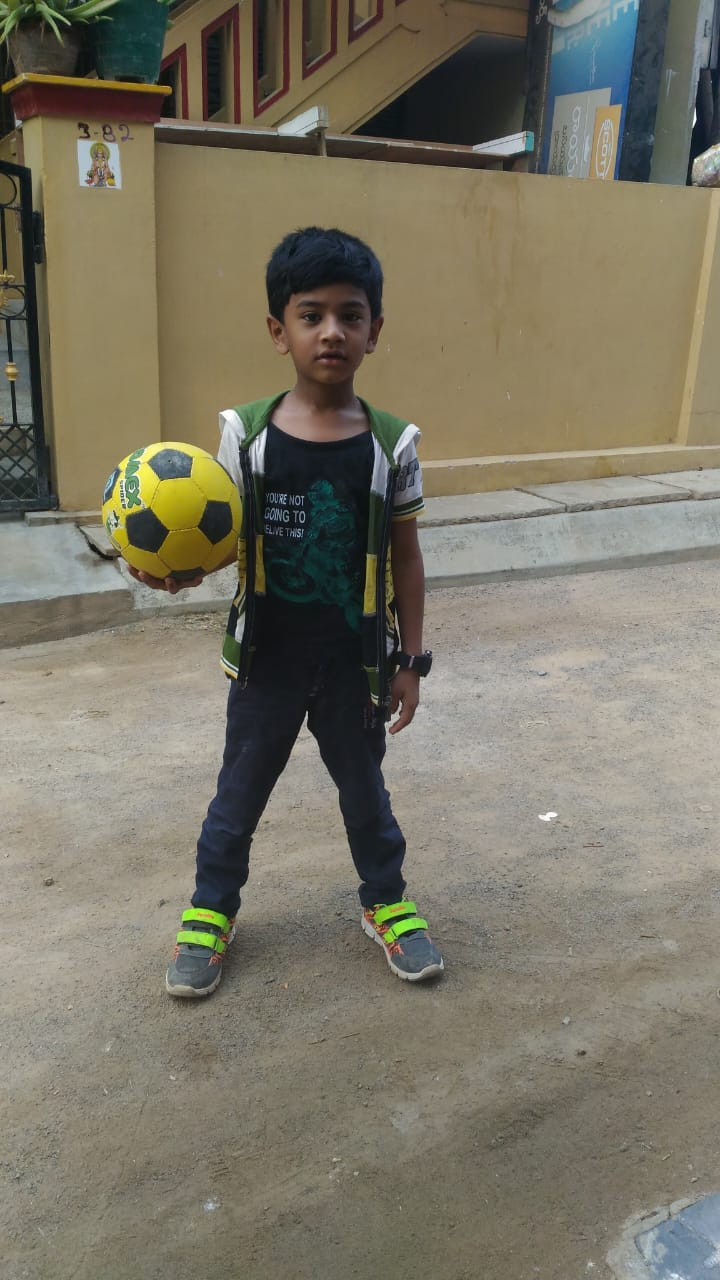
#> input picture 01_images_processing/images/01_tekkali.jpeg, 720 x 1280 px; its folder holds only this picture in this run
$ python -i 002_category_cutoff.py   (imports and definitions only)
#> lines starting #> are read from the running program, lines starting #| are printed output that depends on the picture
### 00_data_processing/Images2VideoGenerator.py
import os
from pathlib import Path
from moviepy import (
    ImageClip,
    AudioFileClip,
    CompositeVideoClip,
    concatenate_audioclips,
)

class Images2VideoGenerator:
    """
    A generic Object-Oriented utility class to compile sequential images into high-quality
    rendered informational videos featuring customized pan/zoom motion overlays.
    """
    def __init__(
        self,
        image_folder,
        audio_file=None,
        output_folder=None,
        video_width=1080,
        video_height=1920,
        video_duration=59,
        fps=30,
        zoom_percent=0.05
    ):
        self.image_folder = Path(image_folder)
        self.audio_file = audio_file

        # If output path isn't explicitly defined, replace "images" with "videos" in the directory tree
        if output_folder:
            self.output_folder = Path(output_folder)
        else:
            self.output_folder = Path(str(self.image_folder).replace("images", "videos"))

        self.video_width = video_width
        self.video_height = video_height
        self.video_duration = video_duration
        self.fps = fps
        self.zoom_percent = zoom_percent

        # Internal placeholders
        self.audio_clip = None

    # [96 lines left out: functions _load_audio_asset, _process_audio_duration, generate_videos, not called in this run]

### 00_data_processing/002_category_cutoff.py
import os
import json
import re
import requests
from bs4 import BeautifulSoup
from urllib.parse import urljoin, urlparse
from PIL import Image
from io import BytesIO
import json
import glob
import os
from collections import defaultdict
from PIL import Image, ImageDraw, ImageFont,ImageFilter
# =========================================================
# CONFIG
# =========================================================
year = 2026
course_name = "engineering"

BASE_DIR = "00_data_processing"
headers = {"User-Agent": "Mozilla/5.0"}
RANKING_JSON = f"{BASE_DIR}/data/nrif_ranking/{year}/{course_name}/institute_ranking.json"
CUTOFF_FOLDER = f"{BASE_DIR}/data/nrif_ranking/{year}/{course_name}/Cutoff"
CUTOFF_FILE = f"{BASE_DIR}/data/nrif_ranking/{year}/{course_name}/Cutoff/round1.json"
OUTPUT_IMAGE_FOLDER = f"{BASE_DIR}/images/nrif_ranking/{year}/{course_name}/cat_chart_institutes"
OUTPUT_VIDEO_FOLDER = f"{BASE_DIR}/videos/nrif_ranking/{year}/{course_name}/cat_chart_institutes"
AUDIO_FILE = f"{BASE_DIR}/audio/rangeela1.mp4"
ASSETS_FOLDER=f"{BASE_DIR}/assets"
SIZE = (400, 400)

# [2 lines not run here, left out]
# =========================================================
# HIGH QUALITY SCALE (AI STYLE)
# =========================================================
SCALE = 2
WIDTH = 1860 * SCALE
INSTITUTE_W = 220 * SCALE
CELL_W = 103 * SCALE
HEADER1 = 70 * SCALE
HEADER2 = 60 * SCALE
HEADER_BLOCK_H = HEADER1 + HEADER2
ROW_H = 40 * SCALE
# bigger thumbnail header
TOP_H = 620 * SCALE
NOTE_H = 120 * SCALE
TABLE_LINE = (228, 228, 228)
TABLE_LINE_BOLD = (210, 210, 210)
# =========================================================
# COLORS
# =========================================================
WHITE = (255, 255, 255)
BLACK = (0, 0, 0)
GRID = (210, 210, 210)
NAVY = (5, 33, 91)
OPEN_COLOR = (255,120,0)
EWS_COLOR = (0,180,60)
OBC_COLOR = (255,190,0)
SC_COLOR = (255,40,0)
ST_COLOR = (140,0,180)
MALE_BG = (235, 245, 255)
FEMALE_BG = (255, 235, 245)
MALE_COLOR = (0, 102, 204)
FEMALE_COLOR = (255, 105, 180)
POPULAR_BRANCHES = ["CSE", "EE", "ME", "CE", "CHE"]

COL_WIDTH_INSTITUTE = 420
COL_WIDTH_PROGRAM = 80
CELL_HEIGHT = 42

# [23 lines left out: functions extract_branch_code, clean_rank, not called in this run]

# =========================================================
# FONT
# =========================================================
def load_font(size, bold=False):
#> called with size = 200, bold = True
    fonts = [
        "fonts/Anton-Regular.ttf",
        "fonts/BebasNeue-Regular.ttf",
        "arialbd.ttf",
        "/usr/share/fonts/truetype/dejavu/DejaVuSans-Bold.ttf"
    ]
    for f in fonts:
        try:
            return ImageFont.truetype(f, size)
        except:
            pass
#> further down, picture is the input picture: PIL image 720x1280 RGB; mean R, G, B 122.7, 117.9, 102.1
    return ImageFont.load_default()

TITLE_FONT = load_font(200, True)
SUBTITLE_FONT = load_font(124, True)
HEADER_FONT = load_font(60, True)
INSTITUTE_FONT = load_font(50, True)
VALUE_FONT = load_font(50, True)

# =========================================================
# HELPERS
# =========================================================
def normalize(text):
    return " ".join(str(text).lower().split())
# [26 lines left out: functions parse_rank, short_institute_name, gradient, not called in this run]


def get_matrix_data(CUTOFF_FILE):
    with open(CUTOFF_FILE, "r", encoding="utf-8") as f:
        raw_data = json.load(f)
    raw_data.sort(key=lambda x: clean_rank(x.get("Closing Rank")))
    data = defaultdict(lambda: defaultdict(lambda: defaultdict(dict)))
    institutes_order = []
    for item in raw_data:
        institute = item.get("Institute", "").strip()
        institute = institute.replace('  ',' ')
        # Keep only IITs
        if not re.search(r"\bIIT\b|Indian Institute of Technology", institute, re.IGNORECASE):
            continue
        program = item.get("Academic Program Name", "")
        seat = item.get("Seat Type", "").strip()
        gender = item.get("Gender", "").strip()
        rank = str(item.get("Closing Rank"))
        branch = extract_branch_code(program)
        if branch is None:
            continue
        if branch not in POPULAR_BRANCHES:
            continue
        # Gender mapping
        if "Female" in gender:
            g = "F"
        else:
            g = "M"   # Gender-Neutral
        data[institute][branch][seat][g] = rank
        if institute not in institutes_order:
            institutes_order.append(institute)

    return (institutes_order,data)
# [1 line that did not run here, left out]
SEAT_TYPES = ["OPEN", "EWS", "OBC-NCL", "SC", "ST"]

def create_thumbnail_background(width, height):
    """
    Creates dark blue background with blurred glow
    similar to educational YouTube thumbnails.
    """
#> called with width = 1080, height = 1920
    # --------------------------------------------------
    # Base Gradient
    # --------------------------------------------------
    img = Image.new("RGB", (width, height))
#> img: PIL image 1080x1920 RGB; every value is 0
    draw = ImageDraw.Draw(img)
    TOP = (4, 15, 60)
    MID = (2, 10, 35)
    BOTTOM = (0, 0, 12)
    for y in range(height):
        if y < height * 0.5:
            ratio = y / (height * 0.5)
            r = int(TOP[0] + (MID[0] - TOP[0]) * ratio)
            g = int(TOP[1] + (MID[1] - TOP[1]) * ratio)
            b = int(TOP[2] + (MID[2] - TOP[2]) * ratio)
        else:
            ratio = (y - height * 0.5) / (height * 0.5)
            r = int(MID[0] + (BOTTOM[0] - MID[0]) * ratio)
            g = int(MID[1] + (BOTTOM[1] - MID[1]) * ratio)
            b = int(MID[2] + (BOTTOM[2] - MID[2]) * ratio)
        draw.line(
            [(0, y), (width, y)],
            fill=(r, g, b)
        )
    # --------------------------------------------------
    # Blue Glow Behind Header
    # --------------------------------------------------
    overlay = Image.new(
        "RGBA",
        (width, height),
        (0, 0, 0, 0)
    )
#> overlay: PIL image 1080x1920 RGBA; every value is 0
    glow = ImageDraw.Draw(overlay)
    glow.ellipse(
        (
            width//2 - 550,
            50,
            width//2 + 550,
            900
        ),
        fill=(0, 90, 255, 90)
    )
    glow.ellipse(
        (
            width//2 - 400,
            150,
            width//2 + 400,
            700
        ),
        fill=(0, 120, 255, 110)
    )
    overlay = overlay.filter(
        ImageFilter.GaussianBlur(150)
    )
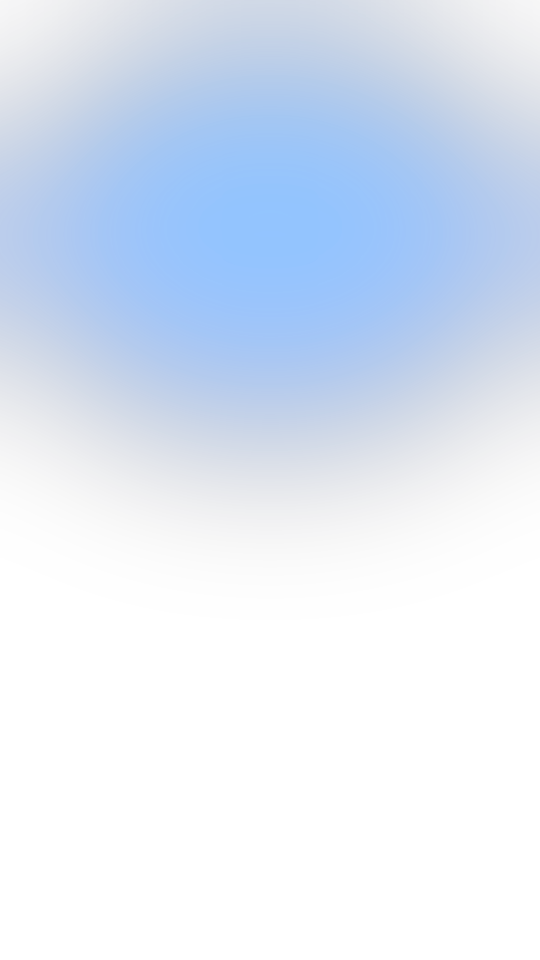
#> overlay: PIL image 1080x1920 RGBA (shown at 1/2 size); mean R, G, B, A 0, 35, 85.3, 33.4; transparent parts drawn white
    img = Image.alpha_composite(
        img.convert("RGBA"),
        overlay
    ).convert("RGB")
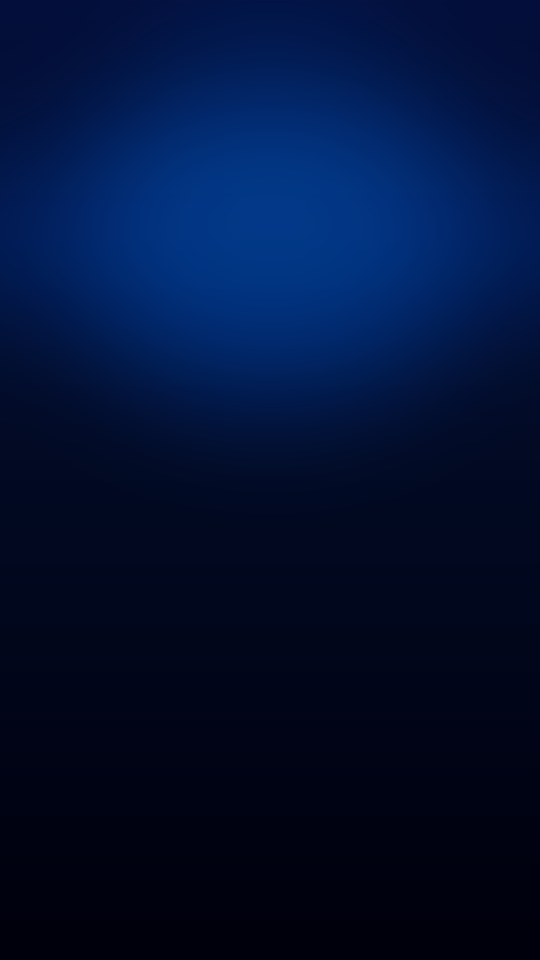
#> img: PIL image 1080x1920 RGB (shown at 1/2 size); mean R, G, B 1.2, 17, 53.5
    return img
# [8 lines left out: function rr, not called in this run]
# =========================================================
# MOBILE PORTRAIT CONVERTER (1080 x 1920)
# =========================================================
def save_mobile_version(img, out_file, title_text=None):
    TARGET_W = 1080
    TARGET_H = 1920

    mobile = create_thumbnail_background(
        TARGET_W,
        TARGET_H
    )

    draw = ImageDraw.Draw(mobile)

    if title_text:
        title_font = load_font(70, True)

        draw.text(
            (TARGET_W // 2 + 3, 63),
            title_text,
            fill=(50, 30, 0),
            font=title_font,
            anchor="mt"
        )

        draw.text(
            (TARGET_W // 2, 60),
            title_text,
            fill=(255, 215, 0),
            font=title_font,
            anchor="mt"
        )

        top_margin = 180
    else:
        top_margin = 40

    side_margin = 20
    bottom_margin = 40

    available_w = TARGET_W - (side_margin * 2)
    available_h = TARGET_H - top_margin - bottom_margin

    scale = min(
        available_w / img.width,
        available_h / img.height
    )
#> scale = 1.44

    new_w = int(img.width * scale)
#> new_w = 1035
    new_h = int(img.height * scale)
#> new_h = 1840

    resized = img.resize(
        (new_w, new_h),
        Image.LANCZOS
    )

    x = (TARGET_W - new_w) // 2
#> x = 22
    y = top_margin + ((available_h - new_h) // 2)
#> y = 40

    mobile.paste(resized, (x, y))
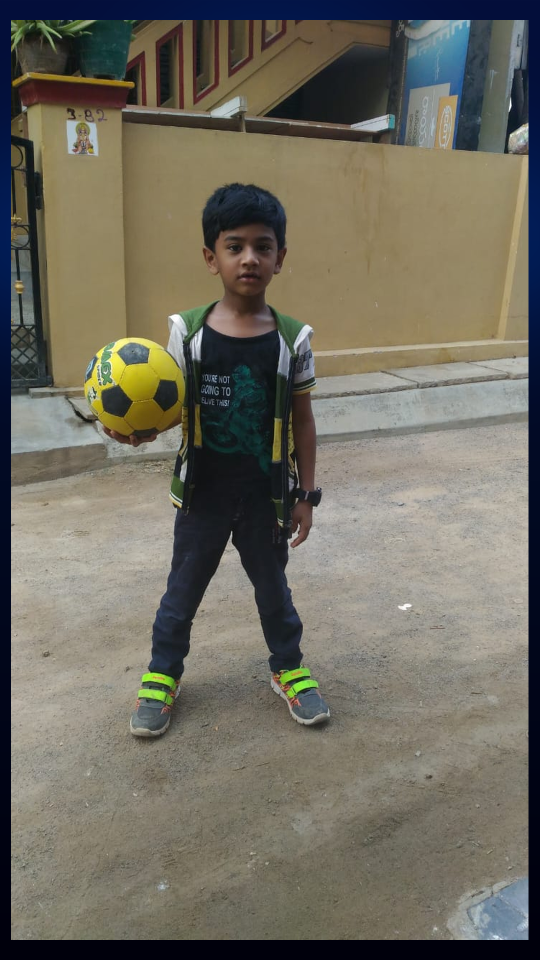
#> mobile: PIL image 1080x1920 RGB (shown at 1/2 size); mean R, G, B 112.8, 109.1, 97

    mobile.save(
        out_file,
        quality=95
    )

# [177 lines not run here, left out]


from pathlib import Path
from Images2VideoGenerator import Images2VideoGenerator


img_src = Path(f"{BASE_DIR}/images/nrif_ranking/{year}/{course_name}/cat_cutoff_matrix")
audio_src = f"{BASE_DIR}/audio/rangeela1.mp4"

# Instantiate and fire
video_pipeline = Images2VideoGenerator(
    image_folder=img_src,
    audio_file=audio_src,
    video_duration=5,
    fps=30
)

# [1 line not run here, left out]

>>> from PIL import Image
>>> picture = Image.open('../01_images_processing/images/01_tekkali.jpeg')
>>> result = save_mobile_version(picture, 'out.png')

$ run again, on 01_images_processing/images/05_Tekkali.jpeg
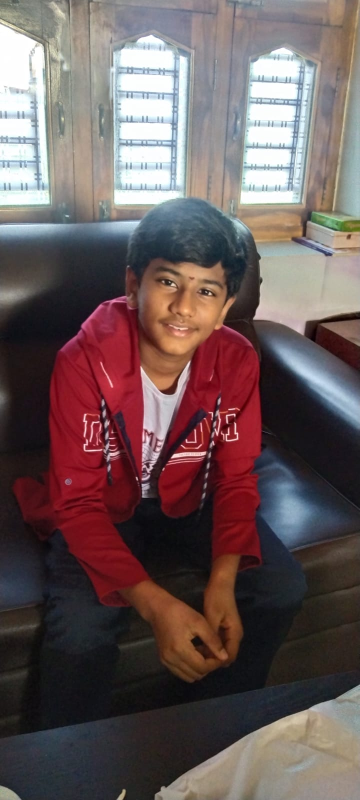
#> input picture 01_images_processing/images/05_Tekkali.jpeg, 720 x 1600 px (shown at 1/2 size)
#> picture is the input picture: PIL image 720x1600 RGB; mean R, G, B 106.8, 89.5, 90
#> in save_mobile_version, `mobile.paste(resized, (x, y))`:
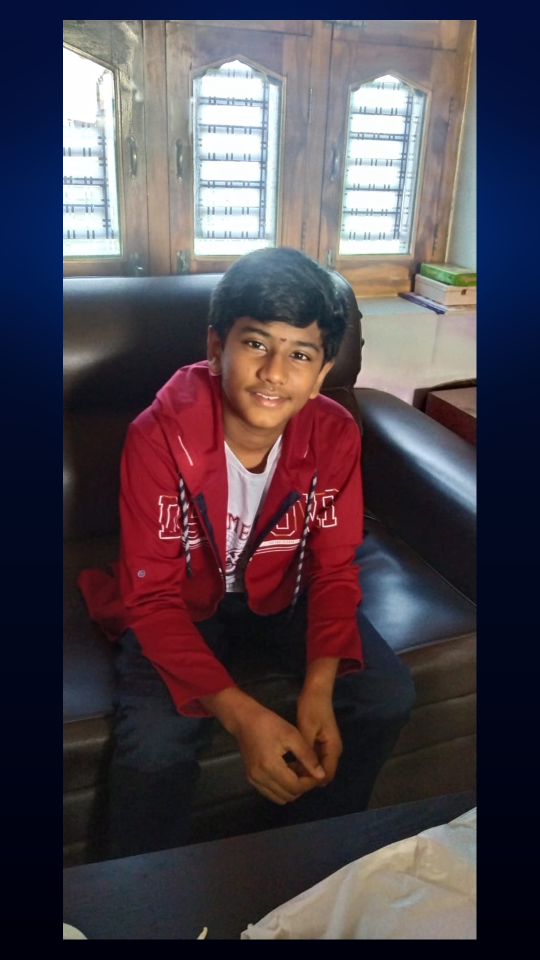
#> mobile: PIL image 1080x1920 RGB (shown at 1/2 size); mean R, G, B 78.7, 68.8, 77.5

$ run again, on 01_images_processing/images/02_houston1.jpeg
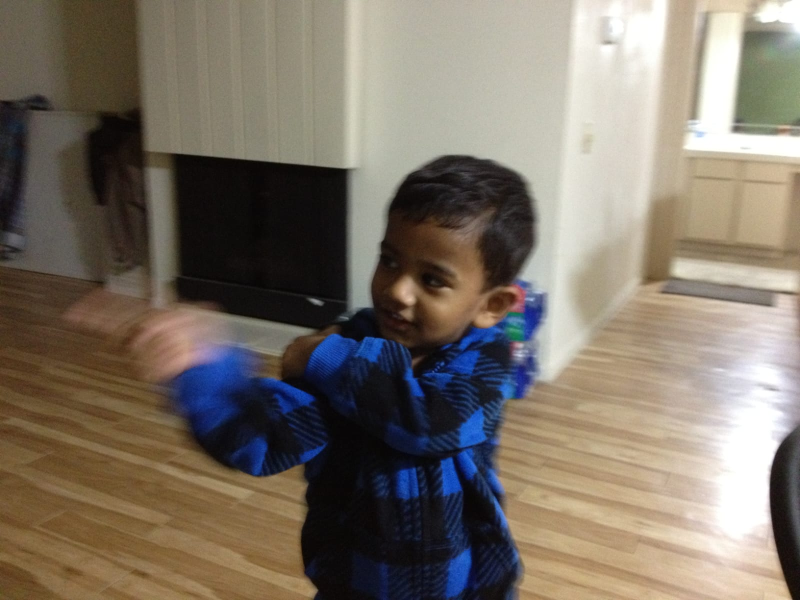
#> input picture 01_images_processing/images/02_houston1.jpeg, 1600 x 1200 px (shown at 1/2 size)
#> picture is the input picture: PIL image 1600x1200 RGB; mean R, G, B 124.4, 114.9, 103.3
#> in save_mobile_version, `resized = img.resize( (new_w, new_h), Image.LANCZOS )`:
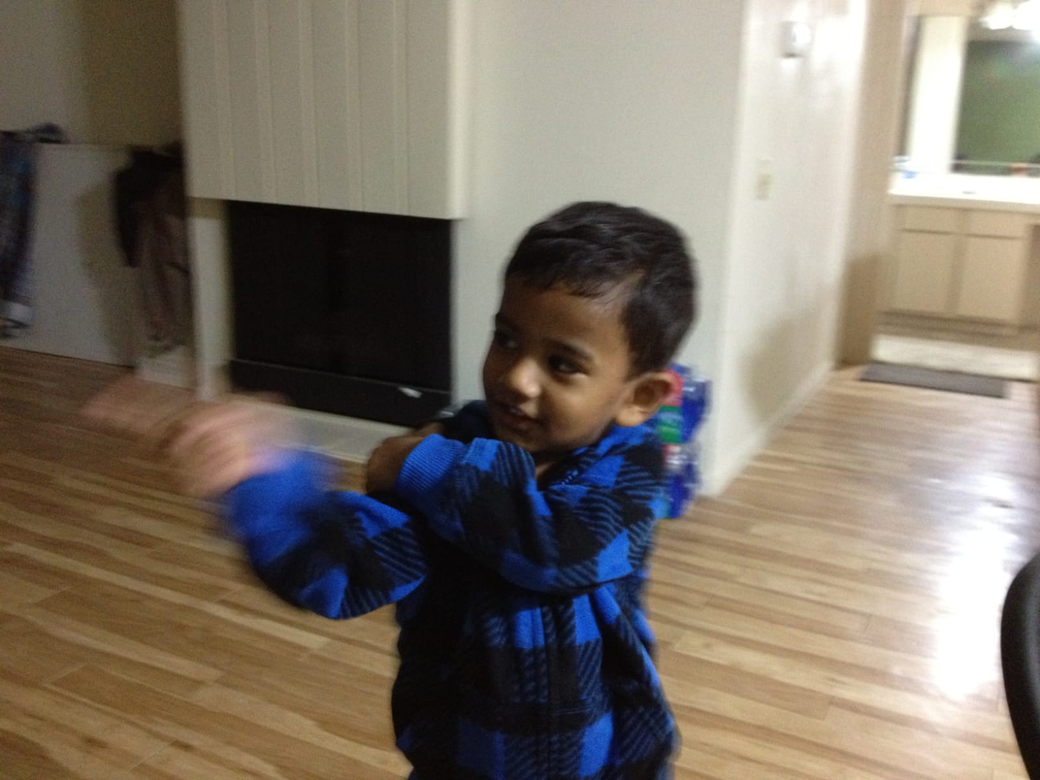
#> resized: PIL image 1040x780 RGB; mean R, G, B 124.4, 114.9, 103.3
#> in save_mobile_version, `mobile.paste(resized, (x, y))`:
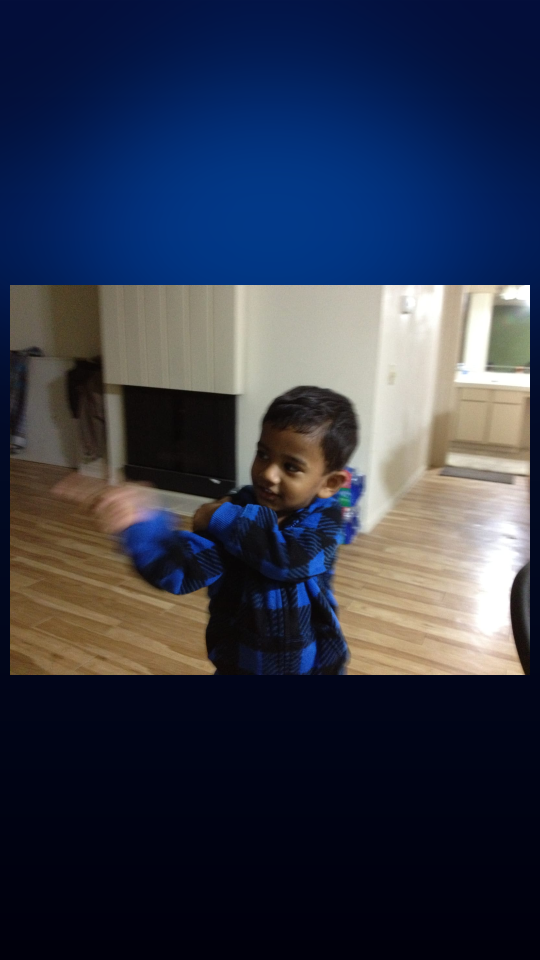
#> mobile: PIL image 1080x1920 RGB (shown at 1/2 size); mean R, G, B 49.3, 55.8, 74.4

$ run again, on 01_images_processing/images/02_houston3.jpeg
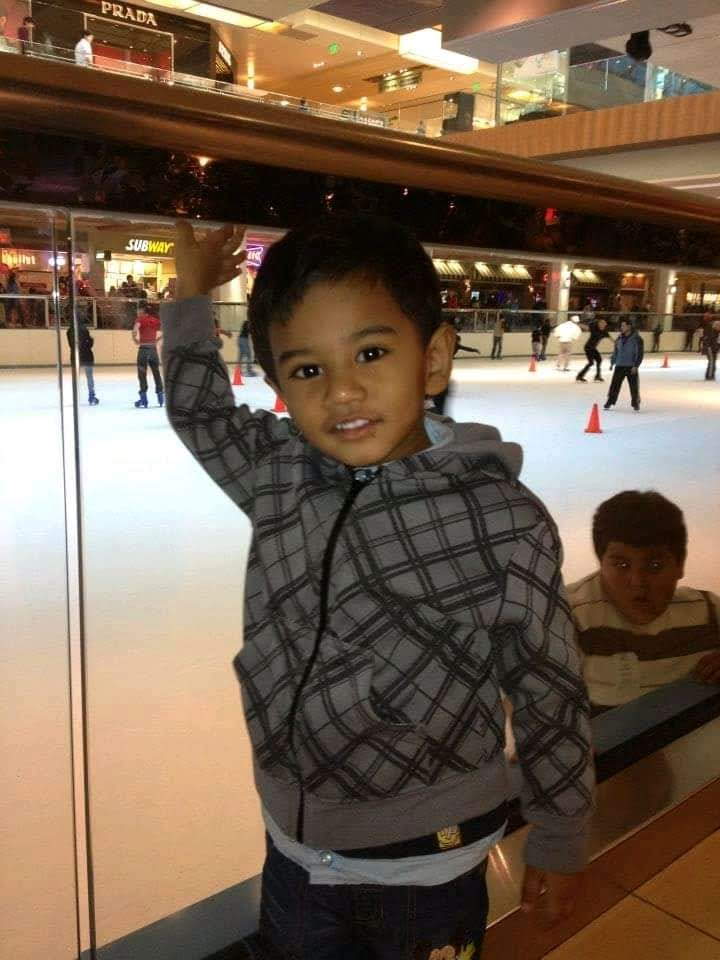
#> input picture 01_images_processing/images/02_houston3.jpeg, 720 x 960 px
#> picture is the input picture: PIL image 720x960 RGB; mean R, G, B 117.5, 97.2, 79
#> in save_mobile_version, `mobile.paste(resized, (x, y))`:
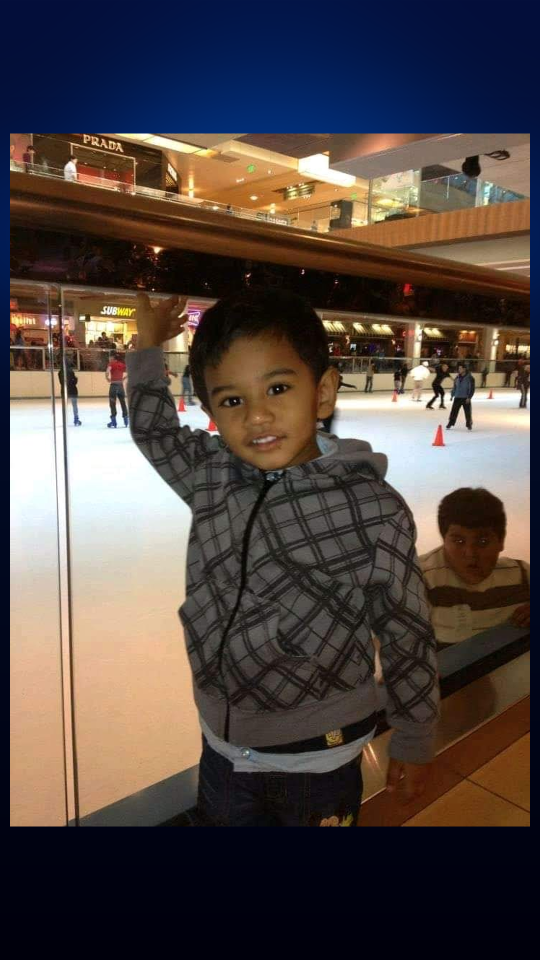
#> mobile: PIL image 1080x1920 RGB (shown at 1/2 size); mean R, G, B 82.1, 71.3, 68.6
